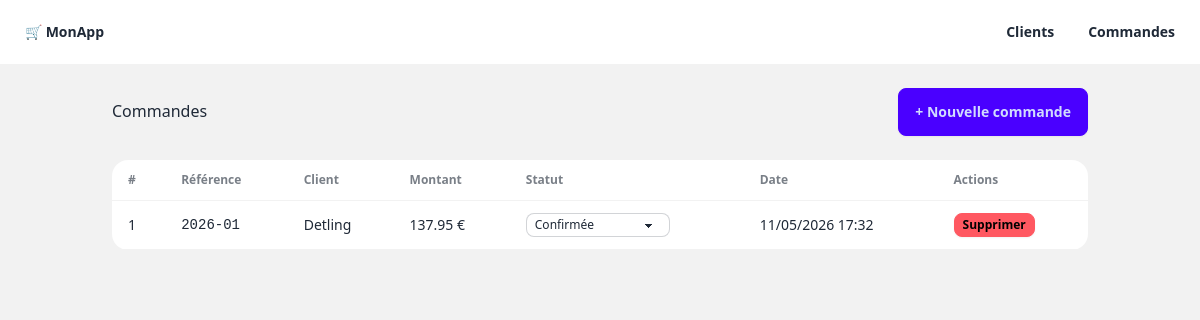
The app's page /commandes/, older data.
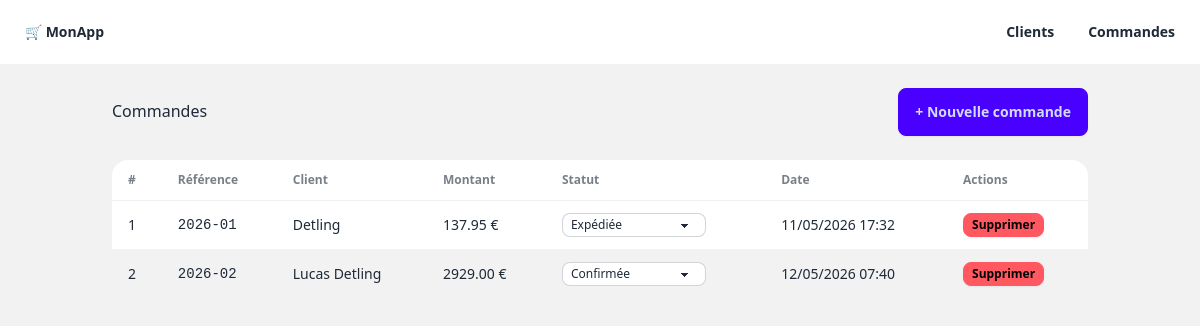
The same page, newer data.
### models/commande.py (models this page shows, shortened)
class Commande(Base):
    __tablename__ = "commandes"
    id: Mapped[int] = mapped_column(primary_key=True)
    reference: Mapped[str] = mapped_column(String(20), unique=True, nullable=False)
    date_commande: Mapped[datetime] = mapped_column(server_default=func.now())
    montant_total: Mapped[float] = mapped_column(Float, default=0.0)
    statut: Mapped[StatutCommande] = mapped_column(
        Enum(StatutCommande),
        default=StatutCommande.CREEE
    )
    client_id: Mapped[int] = mapped_column(ForeignKey("clients.id"))
    client: Mapped["Client"] = relationship("Client", back_populates="commandes")

### models/client.py (models this page shows, shortened)
class Client(Base):
    __tablename__ = "clients"
    id: Mapped[int] = mapped_column(primary_key=True)
    nom: Mapped[str] = mapped_column(String(100), nullable=False)
    email: Mapped[str] = mapped_column(String(150), unique=True, nullable=False)
    telephone: Mapped[Optional[str]] = mapped_column(String(20))
    adresse: Mapped[Optional[str]] = mapped_column(String(255))
    date_creation: Mapped[datetime] = mapped_column(server_default=func.now())
    commandes: Mapped[List["Commande"]] = relationship("Commande", back_populates="client")

### routes/commandes.py (the view)
@router.get("/", response_class=HTMLResponse)
def liste_commandes(request: Request, db: Session = Depends(get_db)):
    commandes = commande_service.get_all(db)
    clients = client_service.get_all(db)
    return templates.TemplateResponse(
        request=request,
        name="commandes/liste.html",
        context={"commandes": commandes, "clients": clients}
    )

### templates/commandes/liste.html (shortened to what this page needs)
{% extends "base.html" %}
{% block content %}
<div class="flex justify-between items-center mb-6">
    <h1 class="text-3xl font-bold">Commandes</h1>
    <button onclick="modal_commande.showModal()" class="btn btn-primary">
        + Nouvelle commande
    </button>
</div>
<div id="liste-commandes">
    {% if commandes %}
    <div class="overflow-x-auto">
        <table class="table table-zebra bg-base-100 rounded-xl shadow">
            <thead>
                <tr>
                    <th>#</th>
                    <th>Référence</th>
                    <th>Client</th>
                    <th>Montant</th>
                    <th>Statut</th>
                    <th>Date</th>
                    <th>Actions</th>
                </tr>
            </thead>
            <tbody>
                {% for commande in commandes %}
                <tr id="commande-{{ commande.id }}">
                    <td>{{ commande.id }}</td>
                    <td class="font-mono font-medium">{{ commande.reference }}</td>
                    <td>{{ commande.client.nom }}</td>
                    <td>{{ "%.2f"|format(commande.montant_total) }} €</td>
                    <td>
                        <select class="select select-bordered select-xs w-36" name="statut"
                            hx-patch="/commandes/{{ commande.id }}/statut" hx-target="#liste-commandes"
                            hx-swap="innerHTML" hx-include="this" hx-trigger="change">
                            <option value="CONFIRMEE" {% if commande.statut.name=="CONFIRMEE" %}selected{% endif %}>
                                Confirmée
                            </option>
                            <option value="EXPEDIEE" {% if commande.statut.name=="EXPEDIEE" %}selected{% endif %}>
                                Expédiée
                            </option>
                        </select>
                    </td>
                    <td>{{ commande.date_commande.strftime("%d/%m/%Y %H:%M") }}</td>
                    <td>
                        <button class="btn btn-error btn-xs" hx-delete="/commandes/{{ commande.id }}"
                            hx-target="#commande-{{ commande.id }}" hx-swap="outerHTML"
                            hx-confirm="Supprimer la commande {{ commande.reference }} ?">
                            Supprimer
                        </button>
                    </td>
                </tr>
                {% endfor %}
            </tbody>
        </table>
    </div>
    {% else %}
    <div class="alert alert-info">
        <span>Aucune commande pour l'instant. Créez-en une !</span>
    </div>
    {% endif %}
</div>
{% endblock %}

Row changes from the older to the newer data that the page shows:
changed Commande "Detling": statut "Confirmée" → "Expédiée"
added Commande: id "2", reference "2026-02", client.nom "Lucas Detling", montant_total "2929.00", statut "Confirmée", date_commande "12/05/2026 07:40"
